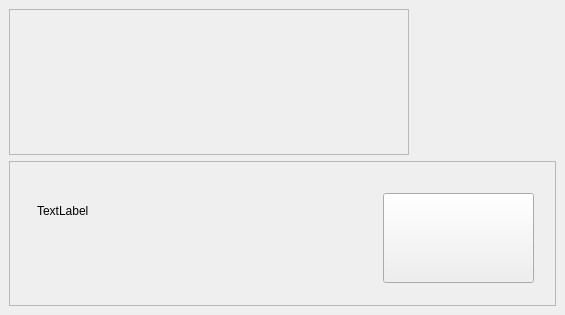
<?xml version="1.0" encoding="UTF-8"?>
<ui version="4.0">
 <class>MonitorSubWindow</class>
 <widget class="QWidget" name="MonitorSubWindow">
  <property name="geometry">
   <rect>
    <x>0</x>
    <y>0</y>
    <width>565</width>
    <height>315</height>
   </rect>
  </property>
  <property name="sizePolicy">
   <sizepolicy hsizetype="Expanding" vsizetype="Expanding">
    <horstretch>0</horstretch>
    <verstretch>0</verstretch>
   </sizepolicy>
  </property>
  <property name="minimumSize">
   <size>
    <width>0</width>
    <height>0</height>
   </size>
  </property>
  <property name="maximumSize">
   <size>
    <width>16777215</width>
    <height>16777215</height>
   </size>
  </property>
  <property name="windowTitle">
   <string>SimLaparo</string>
  </property>
  <layout class="QVBoxLayout" name="verticalLayout_4">
   <property name="spacing">
    <number>0</number>
   </property>
   <property name="leftMargin">
    <number>0</number>
   </property>
   <property name="topMargin">
    <number>0</number>
   </property>
   <property name="rightMargin">
    <number>0</number>
   </property>
   <property name="bottomMargin">
    <number>0</number>
   </property>
   <item>
    <widget class="QFrame" name="bgFrame">
     <layout class="QVBoxLayout" name="verticalLayout_5">
      <item>
       <widget class="QFrame" name="videoFrame">
        <property name="sizePolicy">
         <sizepolicy hsizetype="Expanding" vsizetype="Expanding">
          <horstretch>0</horstretch>
          <verstretch>0</verstretch>
         </sizepolicy>
        </property>
        <property name="minimumSize">
         <size>
          <width>0</width>
          <height>0</height>
         </size>
        </property>
        <property name="maximumSize">
         <size>
          <width>400</width>
          <height>400</height>
         </size>
        </property>
        <property name="frameShape">
         <enum>QFrame::StyledPanel</enum>
        </property>
        <property name="frameShadow">
         <enum>QFrame::Raised</enum>
        </property>
        <layout class="QHBoxLayout" name="horizontalLayout_4">
         <item>
          <spacer name="horizontalSpacer_10">
           <property name="orientation">
            <enum>Qt::Horizontal</enum>
           </property>
           <property name="sizeType">
            <enum>QSizePolicy::Expanding</enum>
           </property>
           <property name="sizeHint" stdset="0">
            <size>
             <width>130</width>
             <height>20</height>
            </size>
           </property>
          </spacer>
         </item>
         <item>
          <layout class="QVBoxLayout" name="verticalLayout_2">
           <item>
            <spacer name="verticalSpacer_7">
             <property name="orientation">
              <enum>Qt::Vertical</enum>
             </property>
             <property name="sizeType">
              <enum>QSizePolicy::Expanding</enum>
             </property>
             <property name="sizeHint" stdset="0">
              <size>
               <width>20</width>
               <height>10</height>
              </size>
             </property>
            </spacer>
           </item>
           <item>
            <widget class="QWidget" name="videoWindow" native="true">
             <property name="sizePolicy">
              <sizepolicy hsizetype="Preferred" vsizetype="Preferred">
               <horstretch>0</horstretch>
               <verstretch>0</verstretch>
              </sizepolicy>
             </property>
             <property name="minimumSize">
              <size>
               <width>100</width>
               <height>100</height>
              </size>
             </property>
             <property name="maximumSize">
              <size>
               <width>1000</width>
               <height>1000</height>
              </size>
             </property>
            </widget>
           </item>
           <item>
            <spacer name="verticalSpacer_8">
             <property name="orientation">
              <enum>Qt::Vertical</enum>
             </property>
             <property name="sizeType">
              <enum>QSizePolicy::Expanding</enum>
             </property>
             <property name="sizeHint" stdset="0">
              <size>
               <width>20</width>
               <height>10</height>
              </size>
             </property>
            </spacer>
           </item>
          </layout>
         </item>
         <item>
          <spacer name="horizontalSpacer_11">
           <property name="orientation">
            <enum>Qt::Horizontal</enum>
           </property>
           <property name="sizeType">
            <enum>QSizePolicy::Expanding</enum>
           </property>
           <property name="sizeHint" stdset="0">
            <size>
             <width>130</width>
             <height>20</height>
            </size>
           </property>
          </spacer>
         </item>
        </layout>
       </widget>
      </item>
      <item>
       <widget class="QFrame" name="frame">
        <property name="frameShape">
         <enum>QFrame::StyledPanel</enum>
        </property>
        <property name="frameShadow">
         <enum>QFrame::Raised</enum>
        </property>
        <layout class="QHBoxLayout" name="horizontalLayout_2">
         <item>
          <layout class="QVBoxLayout" name="verticalLayout_6">
           <item>
            <spacer name="verticalSpacer_4">
             <property name="orientation">
              <enum>Qt::Vertical</enum>
             </property>
             <property name="sizeType">
              <enum>QSizePolicy::Fixed</enum>
             </property>
             <property name="sizeHint" stdset="0">
              <size>
               <width>365</width>
               <height>22</height>
              </size>
             </property>
            </spacer>
           </item>
           <item>
            <layout class="QHBoxLayout" name="horizontalLayout">
             <item>
              <spacer name="horizontalSpacer_5">
               <property name="orientation">
                <enum>Qt::Horizontal</enum>
               </property>
               <property name="sizeType">
                <enum>QSizePolicy::Fixed</enum>
               </property>
               <property name="sizeHint" stdset="0">
                <size>
                 <width>18</width>
                 <height>13</height>
                </size>
               </property>
              </spacer>
             </item>
             <item>
              <layout class="QVBoxLayout" name="verticalLayout">
               <item>
                <widget class="QLabel" name="labelName">
                 <property name="sizePolicy">
                  <sizepolicy hsizetype="Expanding" vsizetype="Expanding">
                   <horstretch>0</horstretch>
                   <verstretch>0</verstretch>
                  </sizepolicy>
                 </property>
                 <property name="text">
                  <string>TextLabel</string>
                 </property>
                </widget>
               </item>
               <item>
                <spacer name="verticalSpacer">
                 <property name="orientation">
                  <enum>Qt::Vertical</enum>
                 </property>
                 <property name="sizeType">
                  <enum>QSizePolicy::Fixed</enum>
                 </property>
                 <property name="sizeHint" stdset="0">
                  <size>
                   <width>20</width>
                   <height>13</height>
                  </size>
                 </property>
                </spacer>
               </item>
               <item>
                <widget class="QLabel" name="label_4">
                 <property name="sizePolicy">
                  <sizepolicy hsizetype="Expanding" vsizetype="Expanding">
                   <horstretch>0</horstretch>
                   <verstretch>0</verstretch>
                  </sizepolicy>
                 </property>
                 <property name="text">
                  <string/>
                 </property>
                </widget>
               </item>
              </layout>
             </item>
             <item>
              <spacer name="horizontalSpacer_6">
               <property name="orientation">
                <enum>Qt::Horizontal</enum>
               </property>
               <property name="sizeType">
                <enum>QSizePolicy::Fixed</enum>
               </property>
               <property name="sizeHint" stdset="0">
                <size>
                 <width>20</width>
                 <height>20</height>
                </size>
               </property>
              </spacer>
             </item>
             <item>
              <layout class="QVBoxLayout" name="verticalLayout_3">
               <item>
                <widget class="QLabel" name="label_2">
                 <property name="sizePolicy">
                  <sizepolicy hsizetype="Fixed" vsizetype="Fixed">
                   <horstretch>0</horstretch>
                   <verstretch>0</verstretch>
                  </sizepolicy>
                 </property>
                 <property name="text">
                  <string/>
                 </property>
                </widget>
               </item>
               <item>
                <spacer name="verticalSpacer_2">
                 <property name="orientation">
                  <enum>Qt::Vertical</enum>
                 </property>
                 <property name="sizeType">
                  <enum>QSizePolicy::Fixed</enum>
                 </property>
                 <property name="sizeHint" stdset="0">
                  <size>
                   <width>20</width>
                   <height>13</height>
                  </size>
                 </property>
                </spacer>
               </item>
               <item>
                <widget class="QLabel" name="label_3">
                 <property name="sizePolicy">
                  <sizepolicy hsizetype="Expanding" vsizetype="Expanding">
                   <horstretch>0</horstretch>
                   <verstretch>0</verstretch>
                  </sizepolicy>
                 </property>
                 <property name="text">
                  <string/>
                 </property>
                </widget>
               </item>
              </layout>
             </item>
             <item>
              <spacer name="horizontalSpacer_3">
               <property name="orientation">
                <enum>Qt::Horizontal</enum>
               </property>
               <property name="sizeType">
                <enum>QSizePolicy::Fixed</enum>
               </property>
               <property name="sizeHint" stdset="0">
                <size>
                 <width>13</width>
                 <height>20</height>
                </size>
               </property>
              </spacer>
             </item>
             <item>
              <widget class="QPushButton" name="quitBtn">
               <property name="sizePolicy">
                <sizepolicy hsizetype="Expanding" vsizetype="Expanding">
                 <horstretch>0</horstretch>
                 <verstretch>0</verstretch>
                </sizepolicy>
               </property>
               <property name="text">
                <string/>
               </property>
              </widget>
             </item>
             <item>
              <spacer name="horizontalSpacer_4">
               <property name="orientation">
                <enum>Qt::Horizontal</enum>
               </property>
               <property name="sizeType">
                <enum>QSizePolicy::Fixed</enum>
               </property>
               <property name="sizeHint" stdset="0">
                <size>
                 <width>12</width>
                 <height>20</height>
                </size>
               </property>
              </spacer>
             </item>
            </layout>
           </item>
           <item>
            <spacer name="verticalSpacer_5">
             <property name="orientation">
              <enum>Qt::Vertical</enum>
             </property>
             <property name="sizeType">
              <enum>QSizePolicy::Preferred</enum>
             </property>
             <property name="sizeHint" stdset="0">
              <size>
               <width>368</width>
               <height>13</height>
              </size>
             </property>
            </spacer>
           </item>
          </layout>
         </item>
        </layout>
       </widget>
      </item>
     </layout>
     <zorder>frame</zorder>
     <zorder>verticalSpacer_4</zorder>
     <zorder>videoFrame</zorder>
    </widget>
   </item>
  </layout>
 </widget>
 <resources/>
 <connections/>
</ui>
